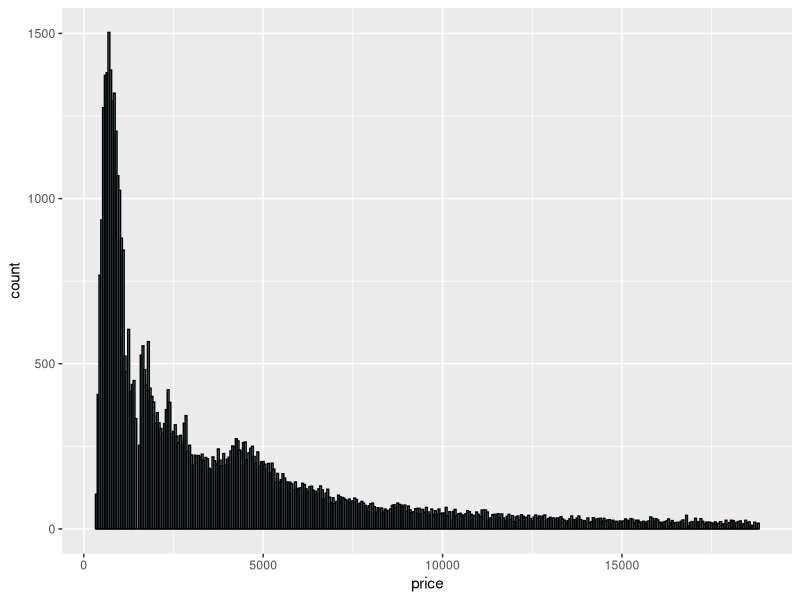

Write the R code that produced this figure. (Note: this script raises an error after producing the figure.)
library(ggplot2)
data(diamonds)
str(diamonds)


diamonds$cut
diamonds$color
diamonds$clarity
#cost less than 1000
#14499
summary(diamonds$price <1000)

#cost less than 500
#1729
summary(diamonds$price <500)

#cost less than 250
#no dimond cost less than 250
summary(diamonds$price < 250)

ggplot(data = diamonds) + geom_histogram(mapping = aes(x = price), binwidth = 50, color = "black", fill = "lightblue") 
+ scale_x_continuous(limit = c(300,2000), breaks = seq(300,2000,100)) + 
  theme(axis.text.x = element_text(angle = 60, hjust = 1)) 
+ ggtitle("PRICE HISTOGRAM BETWEEN 300 & 2000")

ggplot(data = diamonds) +
  geom_histogram(mapping = aes(x = price), binwidth = 1, color = "black", fill = "lightblue")
+ scale_x_continuous(limit = c(600,610), breaks = seq(600,610,1)) +
  ggtitle("PRICE HISTOGRAM BETWEEN 600 & 610")


#summary of cut per price
by(diamonds$price, diamonds$cut, summary)
#summary of price by color
by(diamonds$price, diamonds$color, summary)
#summary of price by clarity
by(diamonds$price, diamonds$clarity, summary)
